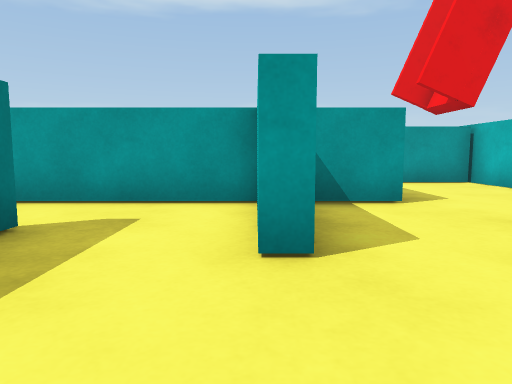
[1] (above)

24 first-person views from a walk through a 3-D level made in the Unity game engine. The camera is 0.38 m above the floor, tilts 6° down and sees 70° across. The floor is counted in squares, 0.5 m on a side. Each view is taken from the middle of a square. On the plan, view 1 faces up. The plan holds only what a view shows up to about 11 squares ahead; the rest is blank.

[2]
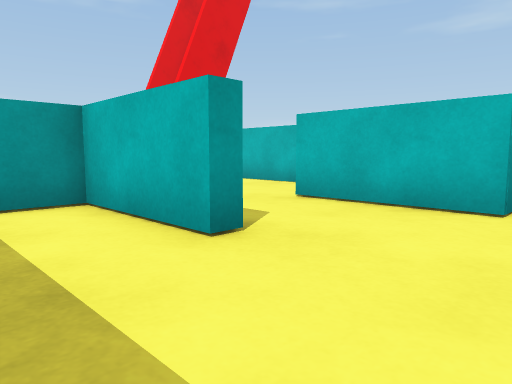

[3]
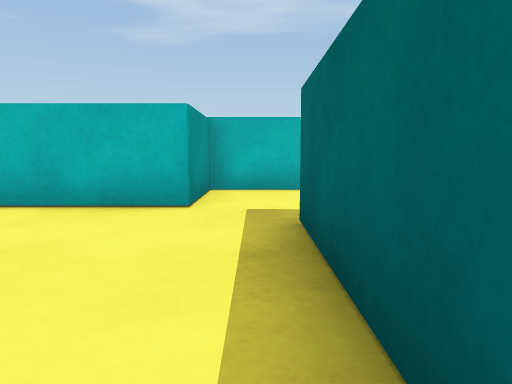

[4]
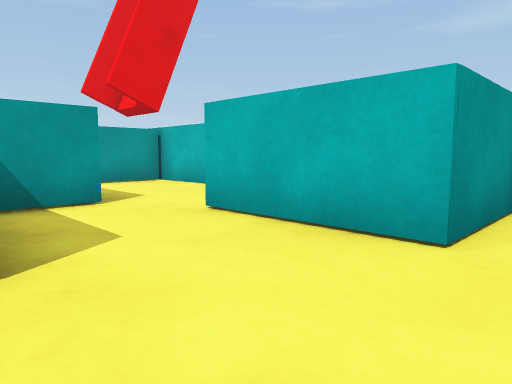

[5]
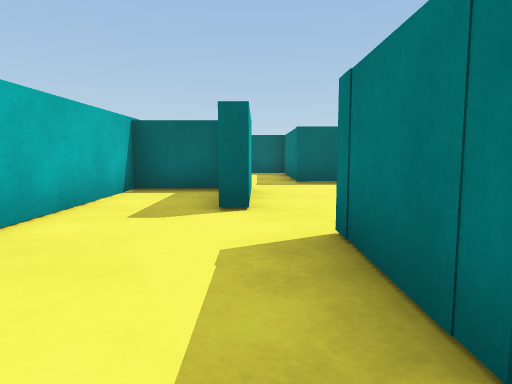

[6]
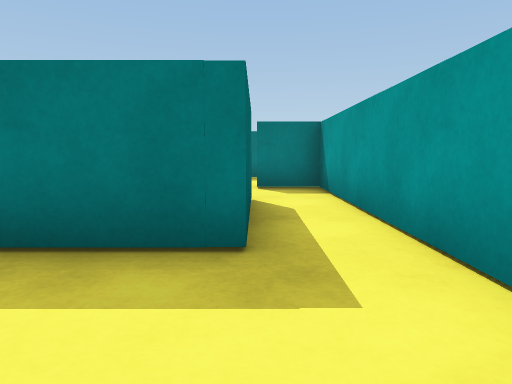

[7]
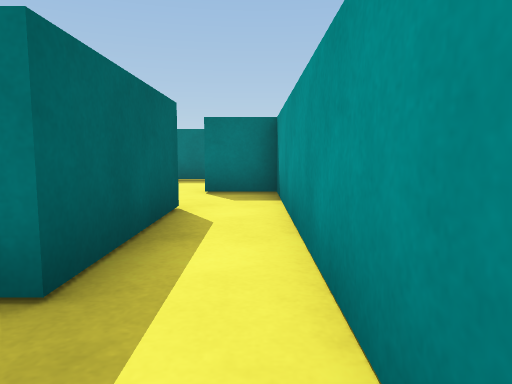

[8]
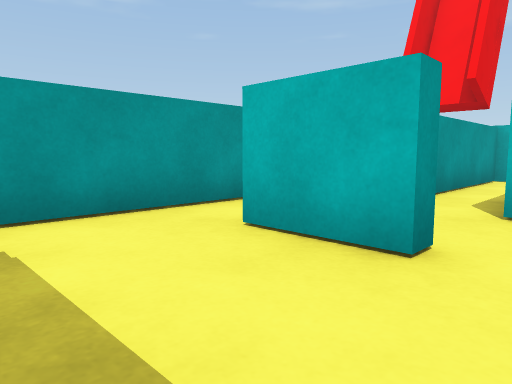

[9]
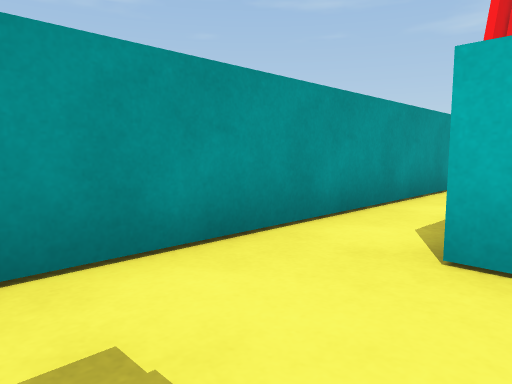

[10]
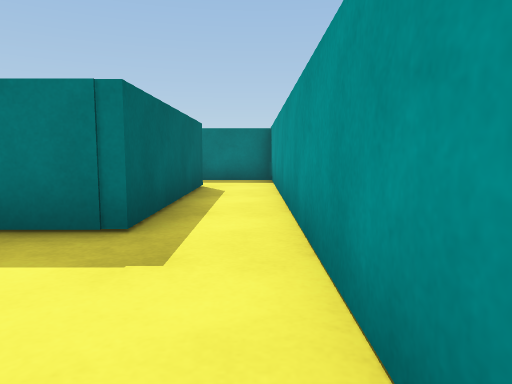

[11]
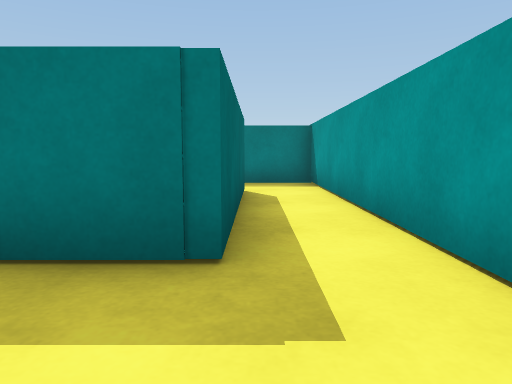

[12]
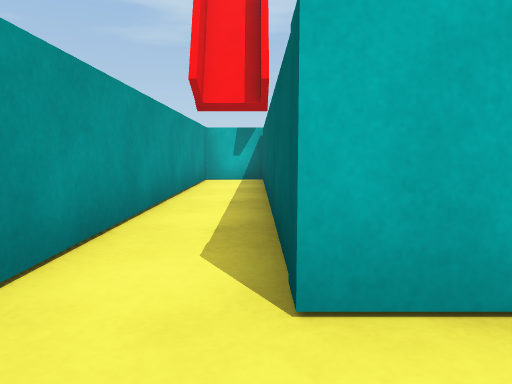

[13]
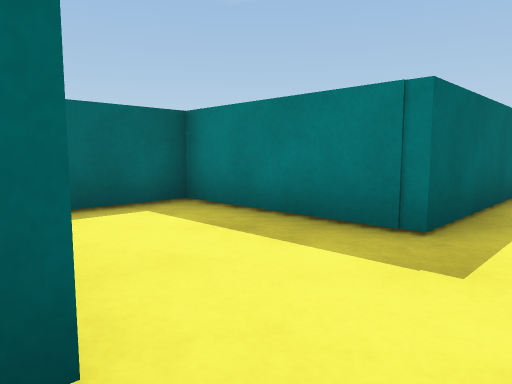

[14]
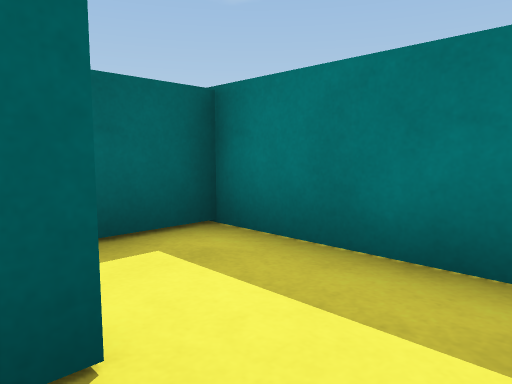

[15]
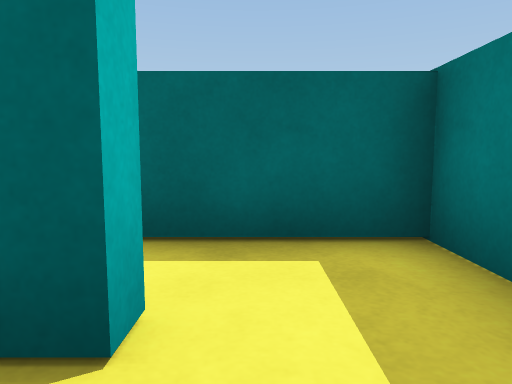

[16]
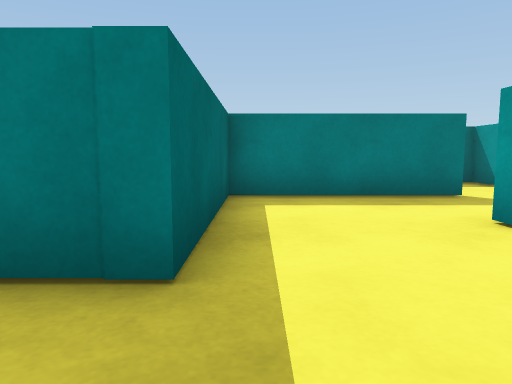

[17]
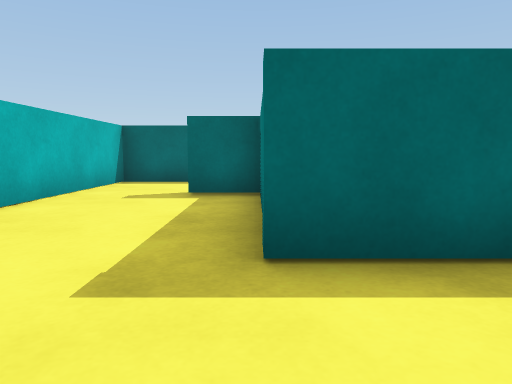

[18]
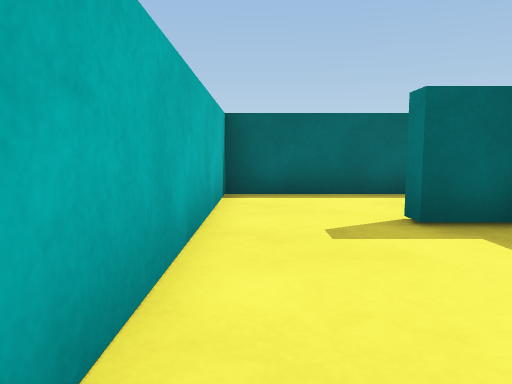

[19]
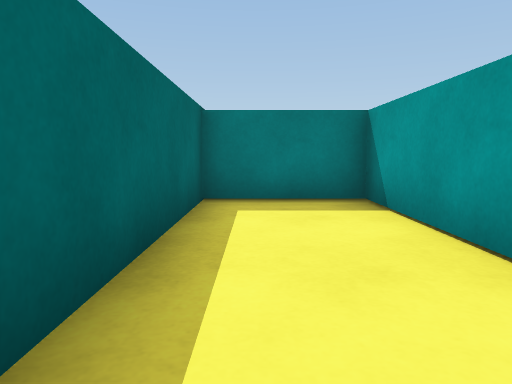

[20]
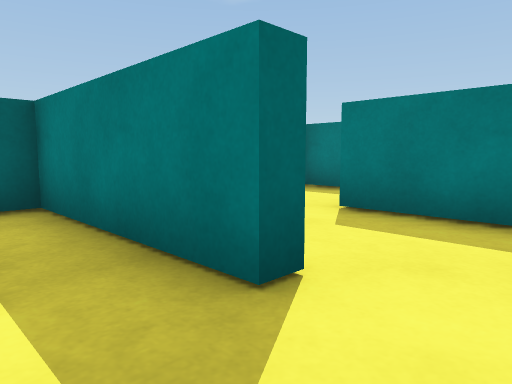

[21]
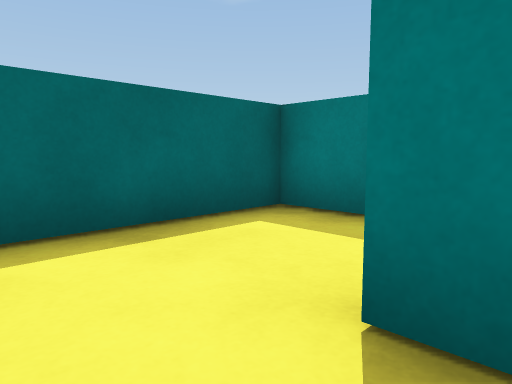

[22]
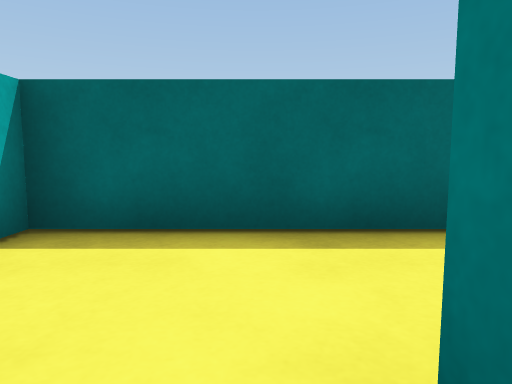

[23]
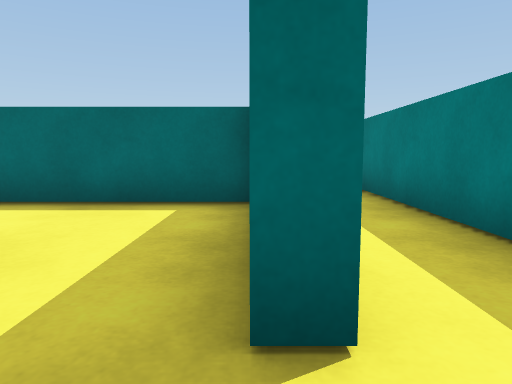

[24]
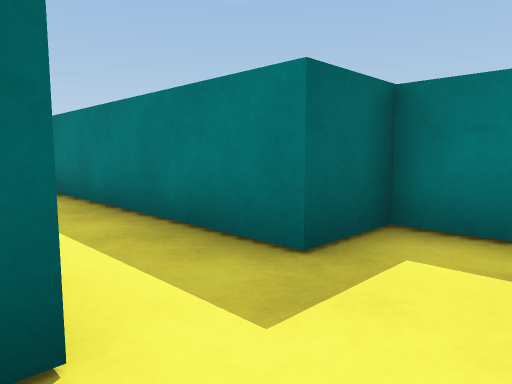

### Floor plan
Ten units are one square. View 1 is at (0, 0); x grows to the right and y downward. Boxes are objects, and circles mark ways between rooms. Rooms are numbered by the first view taken in them; rooms with no view inside come last. Other rooms are left out.
<svg viewBox="-140 -119 201 203">
<path fill="none" stroke="#000" d="M5 -26 0 -26 0 -36M31 -9 31 -26M-24 -37 -24 5 19 5M31 -26 31 -41 35 -41M-11 -79 22 -79 22 -56 9 -56M38 -13 56 -13 56 -94 -30 -94 -30 -80M-30 -80 -34 -80 -34 -98 52 -98M-115 -98 -64 -98 -64 -60 -46 -60M56 -98 56 -114 -115 -114M-115 -92 -115 -98M-115 -114 -135 -114 -135 -79 -110 -79M25 52 -9 52 -9 79 56 79 56 -9 31 -9M19 5 19 48 33 48 33 52M-29 -37 -24 -37M0 -36 0 -56 -34 -56M-34 -56 -54 -56 -54 -21M-85 -37 -79 -37M-80 -9 -80 5 -28 5 -28 0"/>
<circle cx="15" cy="-35" r="3" fill="#2a7"/>
<circle cx="30" cy="0" r="3" fill="#2a7"/>
<circle cx="-15" cy="-30" r="3" fill="#2a7"/>
<circle cx="-20" cy="-90" r="3" fill="#2a7"/>
<circle cx="-110" cy="-110" r="3" fill="#2a7"/>
<circle cx="-30" cy="-45" r="3" fill="#2a7"/>
<circle cx="-45" cy="-30" r="3" fill="#2a7"/>
<circle cx="-70" cy="-30" r="3" fill="#2a7"/>
<text x="0" y="-10">1</text>
<text x="30" y="-60">2</text>
<text x="-40" y="-90">3</text>
<text x="-130" y="-100">4</text>
<text x="30" y="40">5</text>
<text x="-20" y="-50">6</text>
<text x="-50" y="-40">7</text>
<text x="-80" y="-50">8</text>
<text x="-60" y="-10">9</text>
</svg>
Room 1 opens to room 2. Room 1 opens to room 5. Room 1 opens to room 6. Room 2 opens to room 3. Room 3 opens to room 4. Room 6 opens to room 7. Room 7 opens to room 9. Room 8 opens to room 9.

Where each view was taken, in squares from view 1:
view 1: 0 up, 0 right, facing up
view 2: 0 up, 2 left, facing up-right
view 3: 0 up, 2 left, facing right
view 4: 0 up, 0 right, facing up-right
view 5: 9 up, 3 right, facing down
view 6: 8 up, 5 right, facing left
view 7: 9 up, 4 right, facing left
view 8: 7 up, 6 left, facing up-right
view 9: 9 up, 6 left, facing up-right
view 10: 11 up, 3 left, facing left
view 11: 10 up, 4 left, facing left
view 12: 10 up, 5 left, facing right
view 13: 11 up, 3 left, facing down-left
view 14: 11 up, 11 left, facing down-left
view 15: 11 up, 12 left, facing down
view 16: 0 up, 4 right, facing left
view 17: 2 up, 2 right, facing down
view 18: 1 down, 5 right, facing down
view 19: 7 down, 5 right, facing left
view 20: 5 up, 1 left, facing down-left
view 21: 3 up, 4 left, facing down-left
view 22: 3 up, 5 left, facing down
view 23: 5 up, 8 left, facing down
view 24: 5 up, 8 left, facing down-left
